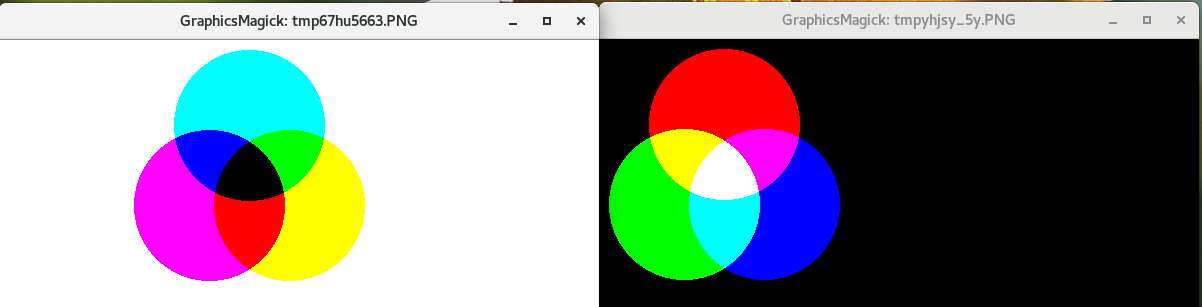

This chart was generated by the following Python code:
#!/usr/bin/env python3
#2021-11-10 10:07:35 CST
#title= RGB and CMYK
from PIL import Image, ImageDraw, ImageChops

img_w = 600
img_h = 268

# prepare a blank for a image
# using mode "L" 8-bit pixels, black and white
# size (img_w, img_h)
# color 255 -> CMYK
# color 0 -> RGB
img_blank_rgb = Image.new("L", (img_w, img_h), 0)
img_blank_cmyk = Image.new("L", (img_w, img_h), 255)
#img_result.show()
img_draw_rgb = ImageDraw.Draw(img_blank_rgb)
img_draw_cmyk = ImageDraw.Draw(img_blank_cmyk)

circle_x = 125
circle_y = 125
circle_radius = 75

# fill: 255 -> RGB; 0 -> CMYK
img_draw_rgb.ellipse(
    [(circle_x - circle_radius, circle_y - circle_radius), 
    (circle_x + circle_radius, circle_y + circle_radius)], fill=255
)

img_draw_cmyk.ellipse(
    [(circle_x * 2 - circle_radius, circle_y - circle_radius), 
    (circle_x * 2 + circle_radius, circle_y + circle_radius)], fill=0
)

circle_offset = 40
rgb_r = ImageChops.offset(img_blank_rgb, 0, -circle_offset)
rgb_g = ImageChops.offset(img_blank_rgb, -circle_offset, circle_offset)
rgb_b = ImageChops.offset(img_blank_rgb, circle_offset, circle_offset)

cmyk_r = ImageChops.offset(img_blank_cmyk, 0, -circle_offset)
cmyk_g = ImageChops.offset(img_blank_cmyk, -circle_offset, circle_offset)
cmyk_b = ImageChops.offset(img_blank_cmyk, circle_offset, circle_offset)

circle_rgb = Image.merge("RGB", (rgb_r, rgb_g, rgb_b))
circle_cmyk = Image.merge("RGB", (cmyk_r, cmyk_g, cmyk_b))

circle_rgb.show()
circle_cmyk.show()
